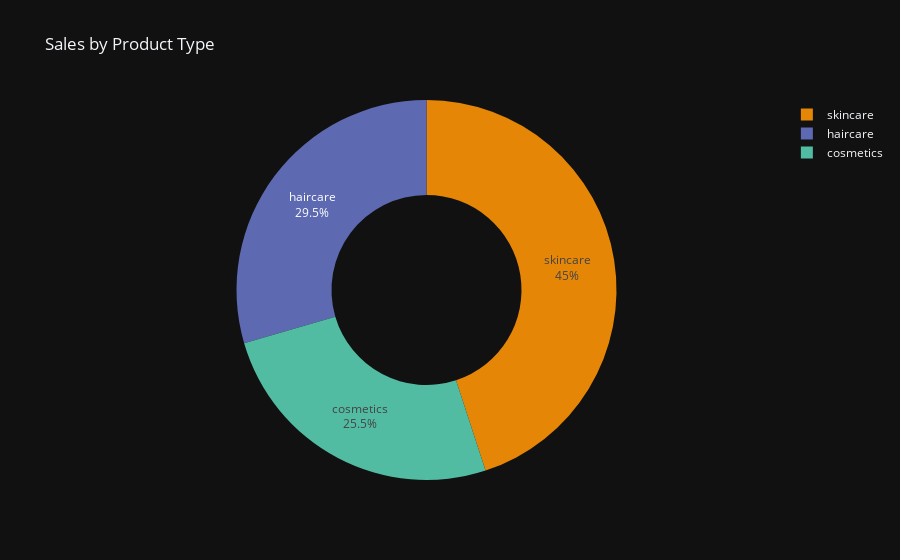

The cell this chart's notebook holds for it:
### Markdown cell above
## Sales By Product Type

### Code cell
sales_data = data.groupby('Product type')['Number of products sold'].sum().reset_index()

pie_chart = px.pie(sales_data, values='Number of products sold', names='Product type', 
                   title='Sales by Product Type', 
                   hover_data=['Number of products sold'],
                   hole=0.5,
                   color_discrete_sequence=px.colors.qualitative.Vivid)
                   
pie_chart.update_traces(textposition='inside', textinfo='percent+label')
pie_chart.show()

### Figure 1 — Plotly figure (JSON) as saved in the notebook; plotly's stock layout.template omitted (floating-point values rounded to 4 significant figures)
{"data": [{"customdata": [[11757], [13611], [20731]], "domain": {"x": [0, 1], "y": [0, 1]}, "hole": 0.5, "hovertemplate": "Product type=%{label}<br>Number of products sold=%{customdata[0]}<extra></extra>", "labels": ["cosmetics", "haircare", "skincare"], "legendgroup": "", "name": "", "showlegend": true, "textinfo": "percent+label", "textposition": "inside", "type": "pie", "values": [11757, 13611, 20731]}], "layout": {"legend": {"tracegroupgap": 0}, "piecolorway": ["rgb(229, 134, 6)", "rgb(93, 105, 177)", "rgb(82, 188, 163)", "rgb(153, 201, 69)", "rgb(204, 97, 176)", "rgb(36, 121, 108)", "rgb(218, 165, 27)", "rgb(47, 138, 196)", "rgb(118, 78, 159)", "rgb(237, 100, 90)", "rgb(165, 170, 153)"], "title": {"text": "Sales by Product Type"}}}
